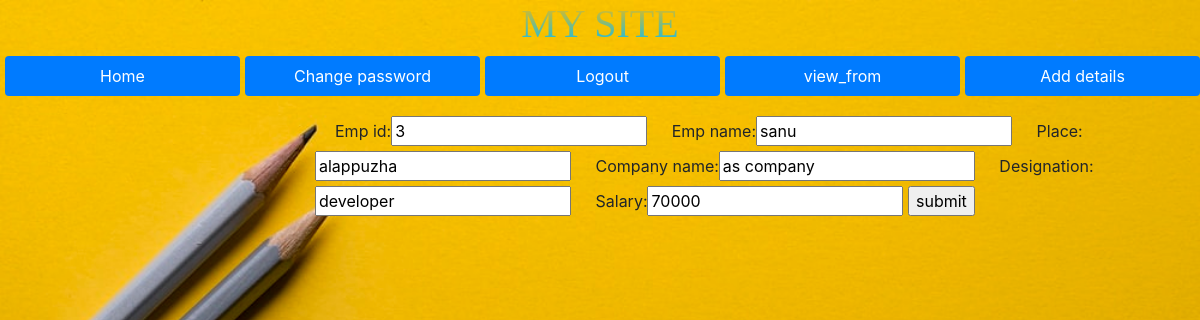
Page /edit/3 (signed in) on the committed database.
### app1/models.py (models this page shows)
class employee(models.Model):
    emp_id=models.IntegerField()
    emp_name=models.CharField(max_length=25)
    place=models.CharField(max_length=25)
    company_name=models.CharField(max_length=25)
    designation=models.CharField(max_length=25)
    salary=models.IntegerField()

### app1/views.py (the view)
# urls.py: path('edit/<int:p>',views.edit_emp,name='edit_emp'),
def edit_emp(request,p):
    d=employee.objects.get(pk=p)
    form=employeeForm(instance=d)
    if(request.method=='POST'):
        form=employeeForm(request.POST,instance=d)
        if(form.is_valid()):
            form.save()
            return view(request)
    return render(request,'addform.html',{'form':form})

### app1/forms.py
class employeeForm(forms.ModelForm):
    class Meta:
        model=employee
        fields='__all__'

### templates/addform.html (shortened to what this page needs)
{% extends 'base.html' %}
{% block body_block%}
<form method='post' class="sfrm">
  {{form}}
  <input type="submit" value="submit">
  </form>
  {% endblock%}

### static/css/newstyle.css (style rules this page uses)
body { background: url('../image/im.jpg') no-repeat; background-size: cover; }
form { margin-left: 295px; }
.sfrm { padding: 20px; }
.sfrm,label { padding-left: 20px; }

### rows in the picture
employee: emp_id "3", emp_name "sanu", place "alappuzha", company_name "as company", designation "developer", salary "70000"
